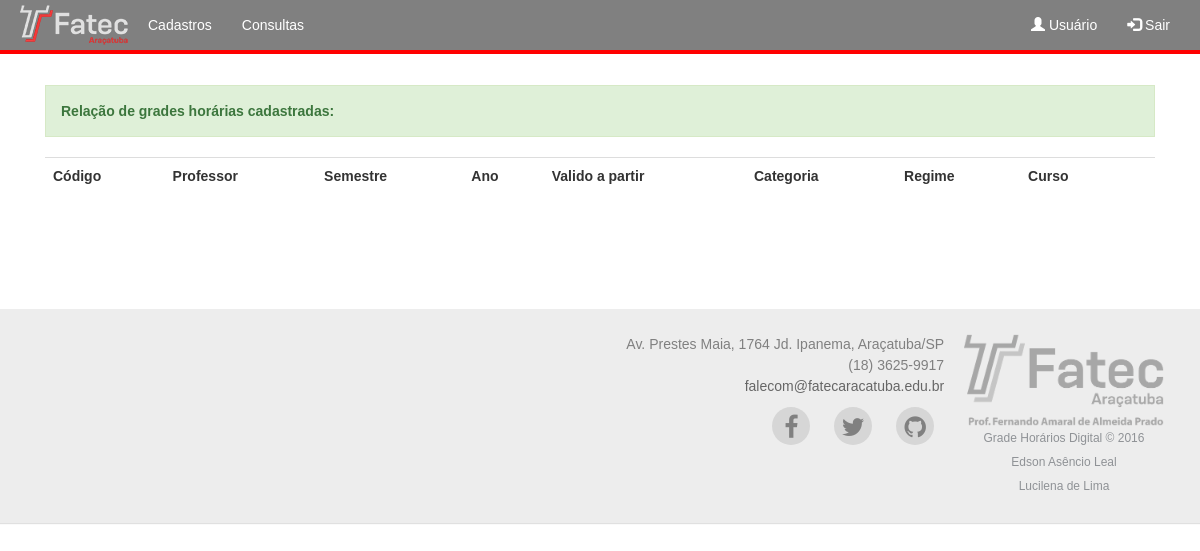
Before: /listagem_grade.php with the older database file.
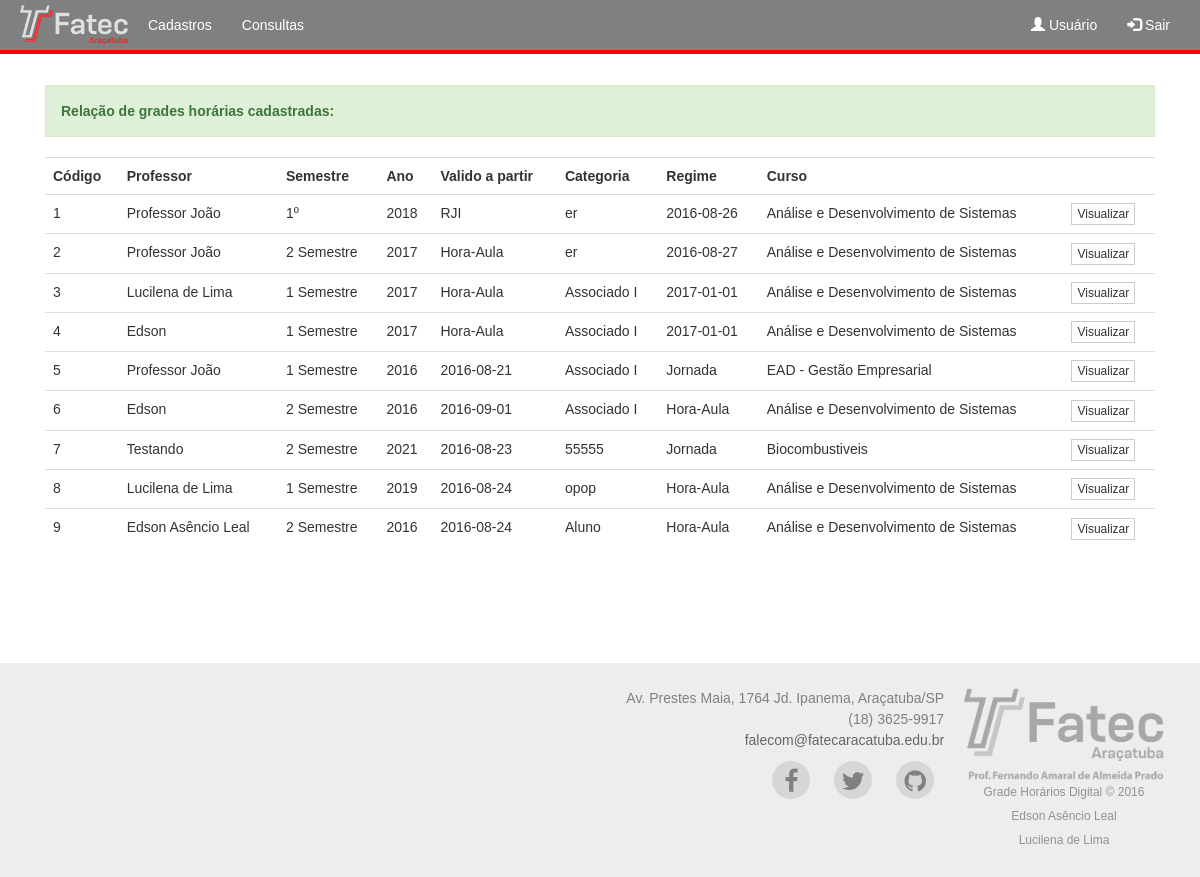
After: the same page with the newer database file.
### tables this page shows
CREATE TABLE `grade` (
  `cod_grade` int(5) NOT NULL,
  `cod_prof` int(5) NOT NULL,
  `semestre` varchar(10) NOT NULL,
  `ano` int(4) NOT NULL,
  `validade` varchar(20) NOT NULL,
  `categoria` varchar(100) NOT NULL,
  `regime` varchar(100) NOT NULL,
  `curso` varchar(150) NOT NULL,
  `observacoes` text
);

CREATE TABLE `professor` (
  `cod_prof` int(5) NOT NULL,
  `nome_prof` varchar(150) NOT NULL,
  `fone_prof` varchar(11) NOT NULL,
  `email_prof` varchar(150) NOT NULL
);

### listagem_grade.php (the view, shortened to what this page needs)
<?php
    include("conexao.php");
    $consulta = "SELECT * FROM grade JOIN professor on grade.cod_prof = professor.cod_prof";
    $con = $mysqli->query($consulta) or die($mysqli->error);
?>
<!DOCTYPE html>
<html lang="pt-br">
<head>
    <link href="css/bootstrap.min.css" rel="stylesheet">
    <link rel="stylesheet" href="css/font-awesome.min.css">
    <link rel="stylesheet" href="css/demo.css">
	<link rel="stylesheet" href="css/footer-distributed-with-address-and-phones.css">
	<link rel="stylesheet" href="mdl/material.min.css">
	<link href="css/hover.css" rel="stylesheet" media="all">
</head>
<body>
    <nav class="navbar navbar-inverse navbar-fixed-top" role="navigation" >
        <div class="container">
            <div class="navbar-header">
                <a class="navbar-brand" href="index.html">
                    <img src="png/fatec-small.png" alt="">
                </a>
            </div>
            <div class="collapse navbar-collapse" id="bs-example-navbar-collapse-1">
                <ul class="nav navbar-nav">
                    <li>
                        <a href="cadastro.html">Cadastros</a>
                    </li>
                    <li>
                        <a href="consulta.html">Consultas</a>
                    </li>
                </ul>
                <ul class="nav navbar-nav navbar-right">
				      <li><a href="#"><span class="glyphicon glyphicon-user"></span> Usuário</a></li>
				      <li><a href="#"><span class="glyphicon glyphicon-log-in"></span> Sair</a></li>
    			</ul>
            </div>
        </div>
    </nav>
		<div class="container">
		<div class="panel-body col-xs-12 col-md-12">
            <div class="alert alert-success">
              <b>Relação de grades horárias cadastradas:</b>
            </div>
            <table class="table">
                <tr>
                    <td><b>Código</b></td>
                    <td><b>Professor</b></td>
                    <td><b>Semestre</b></td>
                    <td><b>Ano</b></td>
                    <td><b>Valido a partir</b></td>
                    <td><b>Categoria</b></td>
                    <td><b>Regime</b></td>
                    <td><b>Curso</b></td>
                    <td></td>
                </tr>
                <?php while ($dado = $con->fetch_array()){ ?>
                <tr>
                    <td><?php echo $dado["cod_grade"]; ?></td>
                    <td><?php echo $dado["nome_prof"]; ?></td>
                    <td><?php echo $dado["semestre"]; ?></td>
                    <td><?php echo $dado["ano"]; ?></td>
                    <td><?php echo $dado["validade"]; ?></td>
                    <td><?php echo $dado["categoria"]; ?></td>
                    <td><?php echo $dado["regime"]; ?></td>
                    <td><?php echo $dado["curso"]; ?></td>
                    <td>
                        <form name="form1" method="post" action="listagem_grade_horas.php">
                            <button type="submit" class="btn btn-xs btn-default">Visualizar</button>
                        </form>
                    </td>
                </tr>
                <?php }?>
            </table>
          </div>
		</div>
    <footer class="footer-distributed">
			<div class="footer-center">
				<div>
					<span>Av. Prestes Maia, 1764 </span>Jd. Ipanema, Araçatuba/SP
				</div>
				<div>
					(18) 3625-9917
				</div>
				<div>
					<a href="mailto:support@company.com">falecom@fatecaracatuba.edu.br</a>
				</div>
					<a href="#"><i class="fa fa-facebook"></i></a>
					<a href="#"><i class="fa fa-twitter"></i></a>
					<a href="#"><i class="fa fa-github"></i></a>
			</div>
			<div class="footer-right">
				<img src="png/fatec.png" width="200px">
				<p class="footer-company-name">Grade Horários Digital &copy; 2016
                <br>Edson Asêncio Leal
                <br>Lucilena de Lima</p>
			</div>
		</footer>
</body>
</html>

### css/demo.css (style rules this page uses)
* { padding:0; margin:0; }
html { background-color: #eaf0f2; }
body { font:14px/1.5 Arial, Helvetica, sans-serif; }
footer { position: fixed; bottom: 0; }
@media (max-height:800px) { footer { position: static; } }

### css/footer-distributed-with-address-and-phones.css (style rules this page uses)
.footer-distributed { background-color: #ededed; box-shadow: 0 1px 1px 0 rgba(0, 0, 0, 0.12); box-sizing: border-box; width: 100%; text-align: right; font: 14px/1.5 Arial, Helvetica, sans-serif; color: gray; padding: 25px 20px; margin-top: 80px; }
.footer-distributed .footer-left, .footer-distributed .footer-center, .footer-distributed .footer-right { display: inline-block; vertical-align: top; }
.footer-distributed .footer-company-name { color: #8f9296; font-size: 12px; font-weight: normal; margin: 0; }
.footer-distributed .footer-center { width: 40%; }
.footer-distributed .footer-center i { background-color: #d6d6d6; color: gray; font-size: 25px; width: 38px; height: 38px; border-radius: 50%; text-align: center; line-height: 42px; margin: 10px 10px; vertical-align: middle; }
.footer-distributed .footer-right { width: 20%; text-align: center; }

### listagem_grade.php (style rules this page uses)
body { padding-top: 70px; }

Changed rows visible on the page:
now on this page (row edited): grade: cod_grade "1", cod_prof.nome_prof "Professor João", semestre "1º", ano "2018", validade "RJI", categoria "er", regime "2016-08-26", curso "Análise e Desenvolvimento de Sistemas"
now on this page (row edited): grade: cod_grade "2", cod_prof.nome_prof "Professor João", semestre "2 Semestre", ano "2017", validade "Hora-Aula", categoria "er", regime "2016-08-27", curso "Análise e Desenvolvimento de Sistemas"
now on this page (row edited): grade: cod_grade "3", cod_prof.nome_prof "Lucilena de Lima", semestre "1 Semestre", ano "2017", validade "Hora-Aula", categoria "Associado I", regime "2017-01-01", curso "Análise e Desenvolvimento de Sistemas"
now on this page (row edited): grade: cod_grade "4", cod_prof.nome_prof "Edson", semestre "1 Semestre", ano "2017", validade "Hora-Aula", categoria "Associado I", regime "2017-01-01", curso "Análise e Desenvolvimento de Sistemas"
now on this page (row edited): grade: cod_grade "5", cod_prof.nome_prof "Professor João", semestre "1 Semestre", ano "2016", validade "2016-08-21", categoria "Associado I", regime "Jornada", curso "EAD - Gestão Empresarial"
now on this page (row edited): grade: cod_grade "6", cod_prof.nome_prof "Edson", semestre "2 Semestre", ano "2016", validade "2016-09-01", categoria "Associado I", regime "Hora-Aula", curso "Análise e Desenvolvimento de Sistemas"
added grade: cod_grade "7", cod_prof.nome_prof "Testando", semestre "2 Semestre", ano "2021", validade "2016-08-23", categoria "55555", regime "Jornada", curso "Biocombustiveis"
added grade: cod_grade "8", cod_prof.nome_prof "Lucilena de Lima", semestre "1 Semestre", ano "2019", validade "2016-08-24", categoria "opop", regime "Hora-Aula", curso "Análise e Desenvolvimento de Sistemas"
added grade: cod_grade "9", cod_prof.nome_prof "Edson Asêncio Leal", semestre "2 Semestre", ano "2016", validade "2016-08-24", categoria "Aluno", regime "Hora-Aula", curso "Análise e Desenvolvimento de Sistemas"
